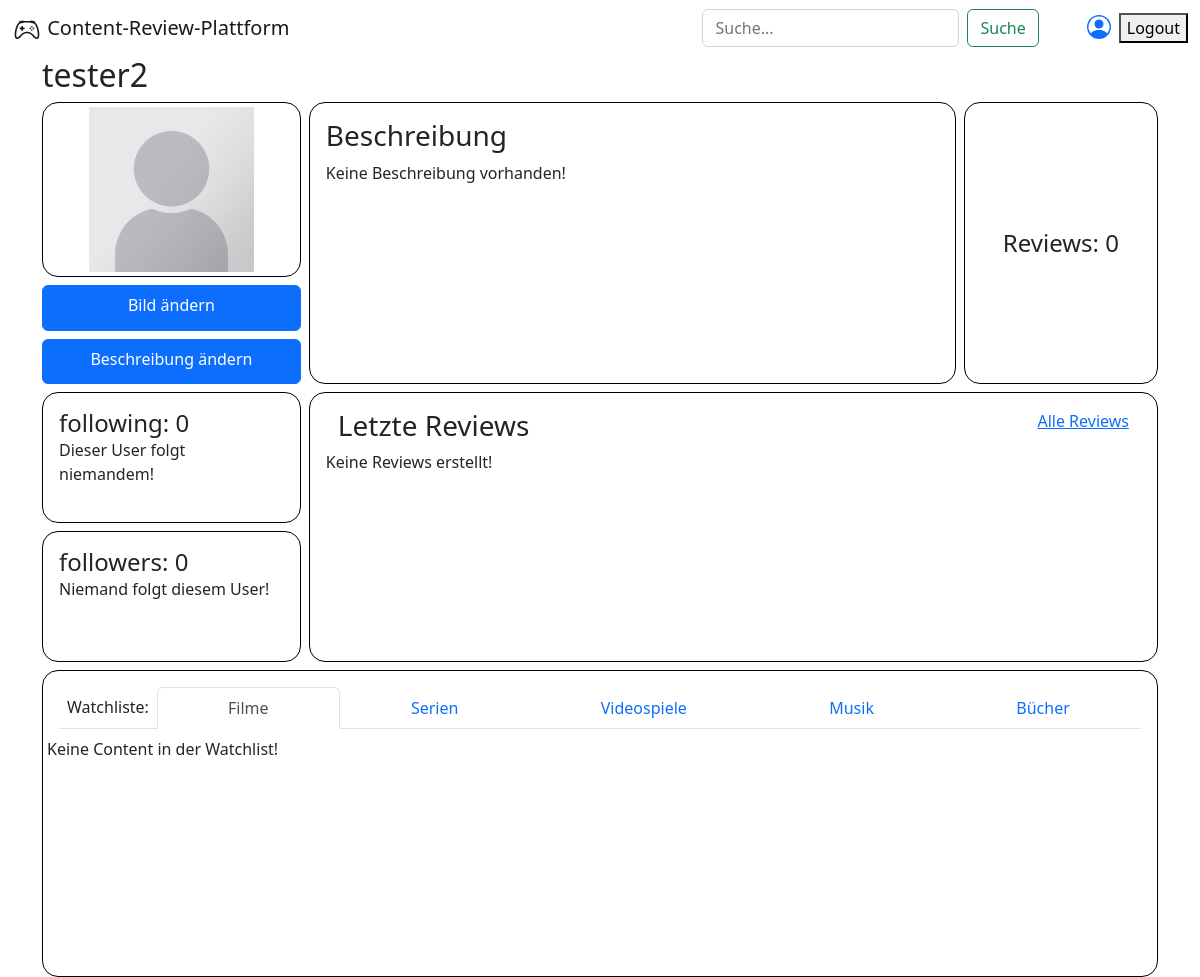
The app's page /profile.php?id=1001 (signed in), older data.
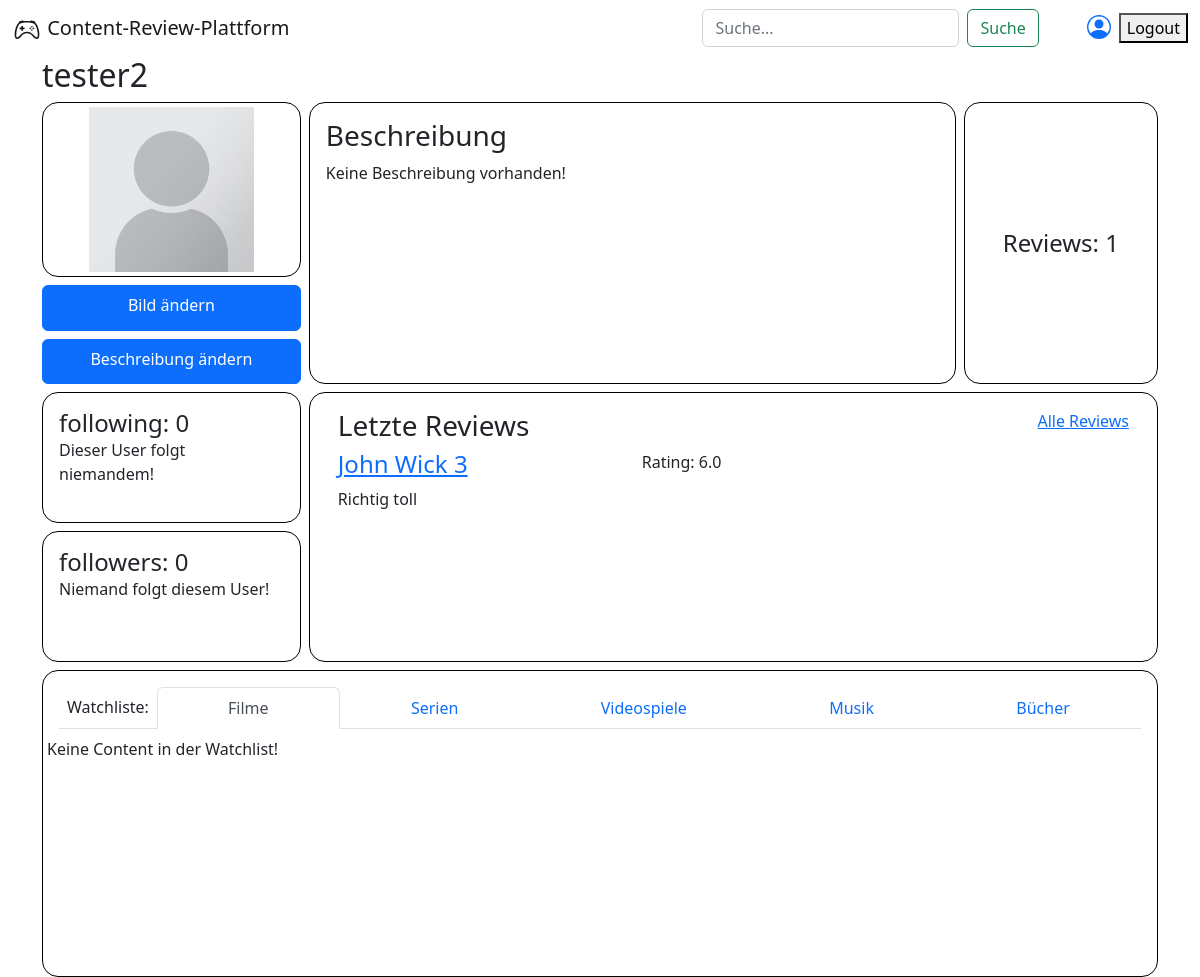
The same page, newer data.
### tables this page shows
CREATE TABLE `review` (
  `User` int(11) NOT NULL,
  `Content` int(11) NOT NULL,
  `Inhalt` text NOT NULL,
  `Bewertung` decimal(3,1) NOT NULL,
  `Timestamp` datetime NOT NULL,
  PRIMARY KEY (`User`,`Content`),
  KEY `Content` (`Content`),
  CONSTRAINT `review_ibfk_2` FOREIGN KEY (`Content`) REFERENCES `content` (`ID`),
  CONSTRAINT `review_ibfk_3` FOREIGN KEY (`User`) REFERENCES `user` (`ID`)
);

CREATE TABLE `content` (
  `ID` int(11) NOT NULL AUTO_INCREMENT,
  `Titel` varchar(255) NOT NULL,
  `Beschreibung` varchar(510) DEFAULT NULL,
  `Bild` mediumblob DEFAULT NULL,
  `Kategorie` int(11) NOT NULL,
  PRIMARY KEY (`ID`),
  KEY `FK_kategorie` (`Kategorie`),
  CONSTRAINT `FK_kategorie` FOREIGN KEY (`Kategorie`) REFERENCES `kategorie` (`ID`)
);

### profile.php (the view, shortened to what the changed rows need)
<!DOCTYPE html>
<html lang="en">
<head>
    <link href="css/profilegrid.css" rel="stylesheet">
    <link href="css/bootstrap.min.css" rel="stylesheet">
    <?php
    include './navbar.php';
    ?>
</head>
<body>
    <div class="container">
        <?php
        require 'includes/dbcon.inc.php';
        $stmt = $con->prepare("SELECT Username FROM user WHERE ID=?;");
        $stmt->bind_param('i', $_GET["id"]);
        $stmt->execute();
        $result = $stmt->get_result();
        $row = $result->fetch_array()[0];
        echo '<h2>' . $row . '</h2>';
        ?>
    </div>
    <div class="container profile">
        <div class="reviews text-center d-md-flex justify-content-center align-items-center p-3">
            <?php
            require 'includes/dbcon.inc.php';
            $stmt = $con->prepare("SELECT COUNT(Content) FROM review WHERE User=?;");
            $stmt->bind_param('i', $_GET["id"]);
            $stmt->execute();
            $result = $stmt->get_result();
            $row = $result->fetch_array()[0];
            echo '<h4 class="mb-0">Reviews: ' . $row . '</h4>';
            ?>
        </div>
        <div class="recentrev p-3">
            <div class="container h-100">
                <div class="row">
                    <div class="col-6">
                    </div>
                    <?php
                    require 'includes/dbcon.inc.php';
                    $stmt = $con->prepare("SELECT r.Inhalt, r.Bewertung, c.titel, r.User, r.Content FROM review as r
                        JOIN content as c on c.ID = r.Content WHERE User=? ORDER BY r.Timestamp LIMIT 2;");
                    $stmt->bind_param('i', $_GET["id"]);
                    $stmt->execute();
                    $result = $stmt->get_result();
                    $data = $result->fetch_all();
                    echo '
                    <div class="col-6 text-end">
                        <a href="/user-review-page.php?id=' . $_GET["id"] . '">Alle Reviews</a>
                    </div>';
                    if (!empty($data)) {
                        foreach ($data as $item) {
                            echo '
                                <div class="col-12 col-lg-6 col-xl-6 col-md-6" >
                                    <div class="row">
                                        <a class="col-6" href="review.php?uid=' . $item[3] . '&cid=' . $item[4] . '">
                                            <h4 >' . $item[2] . '</h4>
                                        </a>
                                        <div class="col-6 text-end">Rating: ' . $item[1] . '</div>
                                        <div class="col-12">' . $item[0] . '</div>
                                    </div>
                                </div>
                                ';
                        }
                    } else {
                        echo 'Keine Reviews erstellt!';
                    }
                    ?>
                </div>
            </div>
        </div>
    </div>
</body>
</html>

Row changes from the older to the newer data that the page shows:
added review: Content.Titel "John Wick 3", Bewertung "6.0", Inhalt "Richtig toll"
Text that changed along with them:
$row: "0" → "1"
text no longer shown: "Keine Reviews erstellt!"
